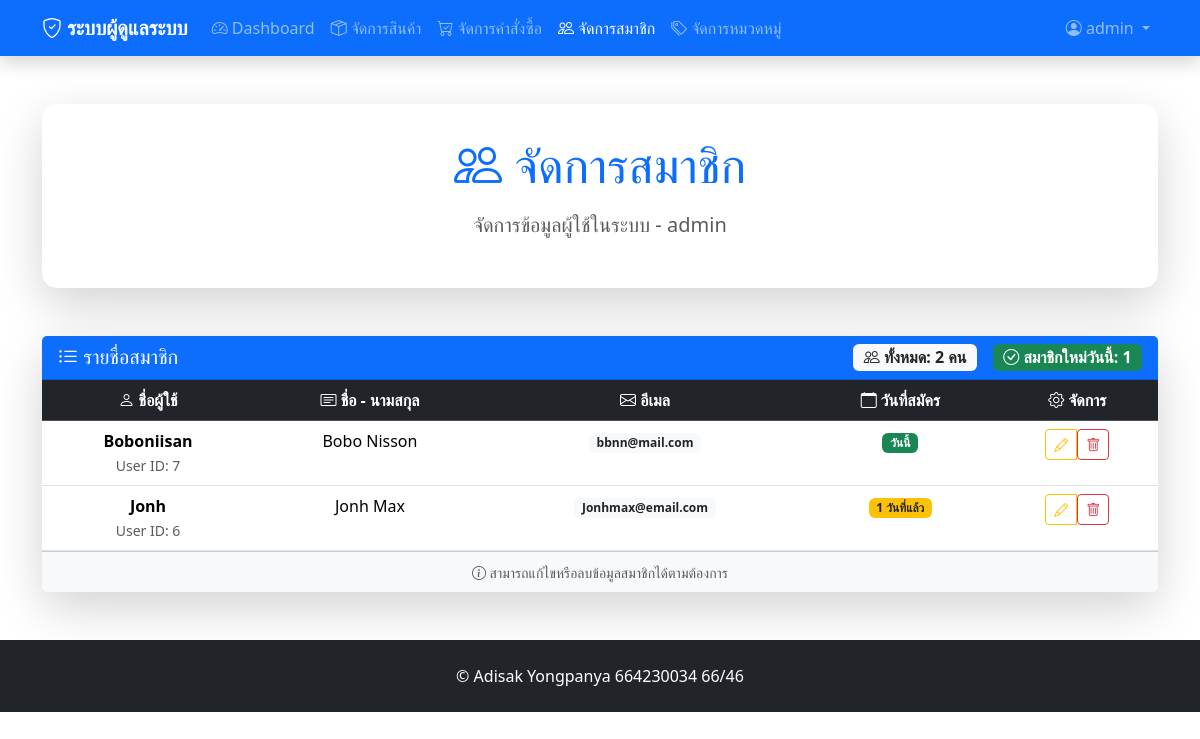
/admin/users.php (signed in), run on the app's committed database.
### tables this page shows
CREATE TABLE `users` (
  `user_id` int(11) NOT NULL,
  `username` varchar(50) NOT NULL,
  `password` varchar(255) NOT NULL,
  `email` varchar(100) NOT NULL,
  `full_name` varchar(100) DEFAULT NULL,
  `role` enum('admin','member') DEFAULT 'member',
  `created_at` timestamp NOT NULL DEFAULT current_timestamp()
);

### admin/users.php (the view, shortened to what this page needs)
<?php
require_once '../config.php';
$stmt = $conn->prepare("SELECT * FROM users WHERE role = 'member' ORDER BY created_at DESC");
$stmt->execute();
$users = $stmt->fetchAll(PDO::FETCH_ASSOC);
?>
<!DOCTYPE html>
<html lang="th">
<head>
    <link href="https://cdn.jsdelivr.net/npm/bootstrap@5.3.7/dist/css/bootstrap.min.css" rel="stylesheet">
    <link href="https://cdn.jsdelivr.net/npm/bootstrap-icons@1.10.0/font/bootstrap-icons.css" rel="stylesheet">
</head>
<body>
    <?php require_once 'navbar_admin.php'; ?>
    <div class="container mt-5">
        <div class="row mb-5">
            <div class="col-12">
                <div class="card admin-card shadow-lg">
                    <div class="card-body">
                        <h1 class="display-5 text-primary mb-3">
                            <i class="bi bi-people"></i> จัดการสมาชิก
                        </h1>
                        <p class="lead text-muted">
                            จัดการข้อมูลผู้ใช้ในระบบ - <strong><?= htmlspecialchars($_SESSION['username']) ?></strong>
                        </p>
                    </div>
                </div>
            </div>
        </div>
        <div class="row">
            <div class="col-12">
                <?php if (count($users) === 0): ?>
                    <div class="card admin-card shadow-lg">
                        <div class="card-body text-center py-5">
                            <div class="admin-icon text-muted">
                                <i class="bi bi-person-x"></i>
                            </div>
                            <h3 class="text-muted">ยังไม่มีสมาชิกในระบบ</h3>
                            <p class="text-muted">เมื่อมีผู้ใช้สมัครสมาชิก รายชื่อจะแสดงที่นี่</p>
                        </div>
                    </div>
                <?php else: ?>
                    <div class="card admin-card shadow-lg">
                        <div class="card-header bg-primary text-white">
                            <div class="d-flex justify-content-between align-items-center">
                                <h5 class="mb-0">
                                    <i class="bi bi-list-ul"></i> รายชื่อสมาชิก
                                </h5>
                                <div class="d-flex gap-3">
                                    <div class="badge bg-light text-dark fs-6">
                                        <i class="bi bi-people"></i> ทั้งหมด: <?= count($users) ?> คน
                                    </div>
                                    <div class="badge bg-success fs-6">
                                        <i class="bi bi-check-circle"></i> สมาชิกใหม่วันนี้:
                                        <?php
                                        $today = date('Y-m-d');
                                        $newToday = array_filter($users, function($user) use ($today) {
                                            return date('Y-m-d', strtotime($user['created_at'])) === $today;
                                        });
                                        echo count($newToday);
                                        ?>
                                    </div>
                                </div>
                            </div>
                        </div>
                        <div class="card-body p-0">
                            <div class="table-responsive">
                                <table class="table table-hover mb-0">
                                    <thead class="table-dark">
                                        <tr>
                                            <th scope="col">
                                                <i class="bi bi-person"></i> ชื่อผู้ใช้
                                            </th>
                                            <th scope="col">
                                                <i class="bi bi-card-text"></i> ชื่อ - นามสกุล
                                            </th>
                                            <th scope="col">
                                                <i class="bi bi-envelope"></i> อีเมล
                                            </th>
                                            <th scope="col">
                                                <i class="bi bi-calendar"></i> วันที่สมัคร
                                            </th>
                                            <th scope="col" class="text-center">
                                                <i class="bi bi-gear"></i> จัดการ
                                            </th>
                                        </tr>
                                    </thead>
                                    <tbody>
                                        <?php foreach ($users as $user): ?>
                                            <tr>
                                                <td>
                                                    <div>
                                                        <strong><?= htmlspecialchars($user['username']) ?></strong>
                                                        <br>
                                                        <small class="text-muted">User ID: <?= $user['user_id'] ?></small>
                                                    </div>
                                                </td>
                                                <td>
                                                    <?php if ($user['full_name']): ?>
                                                        <?= htmlspecialchars($user['full_name']) ?>
                                                    <?php else: ?>
                                                        <span class="text-muted fst-italic">ไม่ระบุ</span>
                                                    <?php endif; ?>
                                                </td>
                                                <td>
                                                    <span class="badge bg-light text-dark">
                                                        <?= htmlspecialchars($user['email']) ?>
                                                    </span>
                                                </td>
                                                <td>
                                                    <?php
                                                    $createdAt = new DateTime($user['created_at']);
                                                    $now = new DateTime();
                                                    $diff = $now->diff($createdAt);
                                                    if ($diff->days == 0) {
                                                        echo '<span class="badge bg-success">วันนี้</span>';
                                                    } elseif ($diff->days <= 7) {
                                                        echo '<span class="badge bg-warning text-dark">' . $diff->days . ' วันที่แล้ว</span>';
                                                    } else {
                                                        echo '<small class="text-muted">' . date('d/m/Y', strtotime($user['created_at'])) . '</small>';
                                                    }
                                                    ?>
                                                </td>
                                                <td class="text-center">
                                                    <div class="btn-group" role="group">
                                                        <a href="edit_user.php?id=<?= $user['user_id'] ?>"
                                                            class="btn btn-sm btn-outline-warning"
                                                            title="แก้ไขข้อมูล">
                                                            <i class="bi bi-pencil"></i>
                                                        </a>
                                                                <form action="delUser_Sweet.php" method="POST" style="display:inline;">
                                                                    <button type="button" class="delete-button btn btn-outline-danger btn-sm"
                                                                            data-user-id="<?= $user['user_id'] ?>" title="ลบสมาชิก">
                                                                        <i class="bi bi-trash"></i>
                                                                    </button>
                                                                </form>
                                                    </div>
                                                </td>
                                            </tr>
                                        <?php endforeach; ?>
                                    </tbody>
                                </table>
                            </div>
                        </div>
                        <div class="card-footer bg-light text-muted text-center">
                            <small>
                                <i class="bi bi-info-circle"></i>
                                สามารถแก้ไขหรือลบข้อมูลสมาชิกได้ตามต้องการ
                            </small>
                        </div>
                    </div>
                <?php endif; ?>
            </div>
        </div>
    </div>
    <?php require_once 'footer_admin.php'; ?>
</body>
</html>

### admin/users.php (style rules this page uses)
body { background: white; min-height: 100vh; }
.card { transition: transform 0.3s, box-shadow 0.3s; }
.admin-card { border: none; border-radius: 15px; }
.admin-card .card-body { padding: 2rem; text-align: center; }

### data on the page
users: username "Boboniisan", user_id "7", full_name "Bobo Nisson", email "bbnn@mail.com", shows "วันนี้"
users: username "Jonh", user_id "6", full_name "Jonh Max", email "Jonhmax@email.com", created_at "1"

### other printed values
$_SESSION['username'] "admin"
count($users) "2"
count($newToday) "1"
